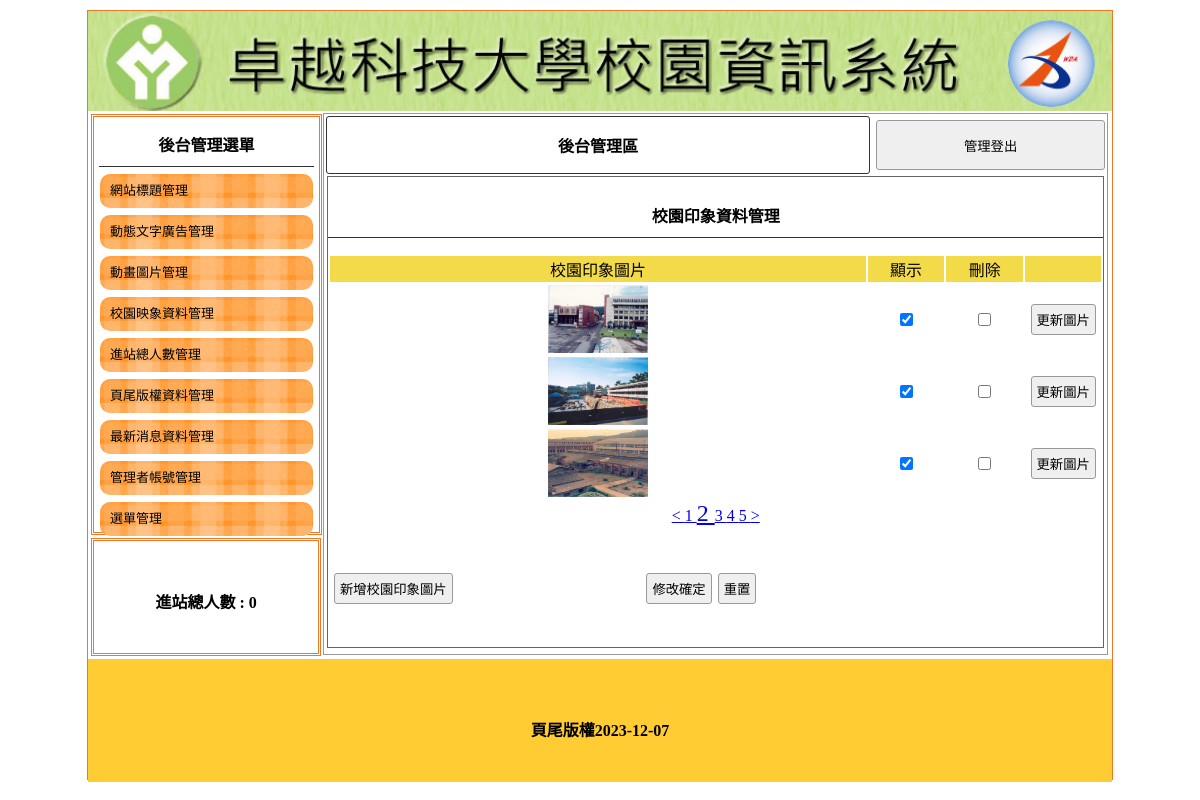
The page /back.php?do=image&p=2 on the database its author committed.
### tables this page shows
CREATE TABLE `titles` (
  `id` int(10) UNSIGNED NOT NULL,
  `img` text NOT NULL,
  `text` text NOT NULL,
  `sh` tinyint(4) NOT NULL
);

CREATE TABLE `total` (
  `id` int(10) NOT NULL,
  `total` int(10) NOT NULL DEFAULT 0
);

CREATE TABLE `image` (
  `id` int(10) UNSIGNED NOT NULL,
  `img` text NOT NULL,
  `sh` int(1) UNSIGNED NOT NULL
);

CREATE TABLE `bottom` (
  `id` int(10) NOT NULL,
  `bottom` text NOT NULL
);

### api/db.php (called while the page is built, shortened)
<?php
class DB
{
    protected $dsn = "mysql:host=localhost;charset=utf8;dbname=db03";
    protected $pdo;
    protected $table;
    function __construct($table)
    {
        $this->table = $table;
        $this->pdo = new PDO($this->dsn, 'root', '');
    }
    function all($where = '', $other = '')
    {
        if (isset($this->table) && !empty($this->table)) {
            $sql = "select * from `$this->table` ";
            $sql = $this->sql_all($sql, $where, $other);
            return $this->pdo->query($sql)->fetchAll(PDO::FETCH_ASSOC);
        }
    }
    function math($math, $col, $where = '', $other = '')
    {
        switch ($math) {
            case 'count':
                $sql = "select count(`$col`) from `$this->table` ";
                break;
        }
        $sql = $this->sql_all($sql, $where, $other);
        return $this->pdo->query($sql)->fetchColumn();
    }
    function find($where)
    {
        $sql = "select * from $this->table ";
        if (is_array($where)) {
            $tmp = $this->a2s($where);
            $sql .= " where " . join(" && ", $tmp);
        } elseif (is_numeric($where)) {
            $sql .= " where `id`=" . $where;
        }
        return $this->pdo->query($sql)->fetch(PDO::FETCH_ASSOC);
    }
    private function a2s($where)
    {
        foreach ($where as $key => $val) {
            $tmp[] = "`$key`='$val'";
        }
        return $tmp;
    }
    private function sql_all($sql, $where, $other)
    {
        if (is_array($where)) {
            if (!empty($where)) {
                $sql .= " where " . join(" && ", $this->a2s($where));
            }
        } else {
            $sql .= $where;
        }
        $sql .= $other;
        return $sql;
    }
}
$Total = new DB('total');
$Bottom = new DB('bottom');
$Title = new DB('titles');
if (isset($_GET['do'])) {
    $DB = ${ucfirst($_GET['do'])};
} else {
    $DB = $Title;
}

### back/image.php (the view, shortened to what this page needs)
<div style="width:99%; height:87%; margin:auto; overflow:auto; border:#666 1px solid;">
    <p class="t cent botli">校園印象資料管理</p>
    <form method="post" target="back" action="./api/edit.php">
        <table width="100%" style="text-align:center">
            <tbody>
                <tr class="yel">
                    <td width="70%">校園印象圖片</td>
                    <td width="10%">顯示</td>
                    <td width="10%">刪除</td>
                    <td></td>
                </tr>
                <?php
                $total = $DB->math('count', "id");
                $div = 3;
                $pages = ceil($total / $div);
                $now = $_GET['p'] ?? 1;
                $starts = ($now - 1) * $div;
                $rows = $DB->all(" limit $starts, $div");
                foreach ($rows as $row) {
                ?>
                <tr>
                    <td>
                        <img src="./img/<?= $row['img'] ?>" alt="" style="width:100px;height:68px">
                    </td>
                    <td><input type="checkbox" name="sh[]" value="<?= $row['id'] ?>"
                            <?= ($row['sh'] == 1) ? 'checked' : '' ?>></td>
                    <td><input type="checkbox" name="del[]" value="<?= $row['id'] ?>"></td>
                    <td><input type="button"
                            onclick="op('#cover','#cvr','./modal/upload.php?table=<?= $do ?>&id=<?= $row['id'] ?>')"
                            value="更新圖片"></td>
                </tr>
                <?php
                }
                ?>
            </tbody>
        </table>
        <div class="cent" style="display:block;">
            <?php
            if ($now > 1) {
                $prev = $now - 1;
                echo "<a href='?do=$do&p=$prev'> < </a>";
            }
            for ($i = 1; $i <= $pages; $i++) {
                $fontsize = ($now == $i) ? '24px' : '16px';
                echo "<a href='?do=$do&p=$i' style='font-size:$fontsize'> $i </a>";
            }
            if ($now < $pages) {
                $next = $now + 1;
                echo "<a href='?do=$do&p=$next'> > </a>";
            }
            ?>
        </div>
        <table style="margin-top:40px; width:70%;">
            <tbody>
                <tr>
                    <td width="200px"><input type="button"
                            onclick="op('#cover','#cvr','./modal/<?= $do ?>.php?table=<?= $do ?>')" value="新增校園印象圖片">
                    </td>
                    <td class="cent"><input type="submit" value="修改確定"><input type="reset" value="重置"></td>
                </tr>
            </tbody>
        </table>
    </form>
</div>

### back.php (shortened to what this page needs)
<?php include_once "./api/db.php" ?>
<!DOCTYPE html PUBLIC "-//W3C//DTD XHTML 1.0 Transitional//EN" "http://www.w3.org/TR/xhtml1/DTD/xhtml1-transitional.dtd">
<html xmlns="http://www.w3.org/1999/xhtml">
<head>
    <link href="./css/css.css" rel="stylesheet" type="text/css">
</head>
<body>
    <div id="main">
        <?php
        $title = $Title->find(['sh' => 1]);
        ?>
        <a title="<?= $title['text'] ?>" href="index.php">
            <div class="ti" style="background:url('./img/<?= $title['img'] ?>'); background-size:cover;"></div>
        </a>
        <div id="ms">
            <div id="lf" style="float:left;">
                <div id="menuput" class="dbor">
                    <span class="t botli">後台管理選單</span>
                    <a style="color:#000; font-size:13px; text-decoration:none;" href="?do=title">
                        <div class="mainmu">
                            網站標題管理 </div>
                    </a>
                    <a style="color:#000; font-size:13px; text-decoration:none;" href="?do=ad">
                        <div class="mainmu">
                            動態文字廣告管理 </div>
                    </a>
                    <a style="color:#000; font-size:13px; text-decoration:none;" href="?do=mvim">
                        <div class="mainmu">
                            動畫圖片管理 </div>
                    </a>
                    <a style="color:#000; font-size:13px; text-decoration:none;" href="?do=image">
                        <div class="mainmu">
                            校園映象資料管理 </div>
                    </a>
                    <a style="color:#000; font-size:13px; text-decoration:none;" href="?do=total">
                        <div class="mainmu">
                            進站總人數管理 </div>
                    </a>
                    <a style="color:#000; font-size:13px; text-decoration:none;" href="?do=bottom">
                        <div class="mainmu">
                            頁尾版權資料管理 </div>
                    </a>
                    <a style="color:#000; font-size:13px; text-decoration:none;" href="?do=news">
                        <div class="mainmu">
                            最新消息資料管理 </div>
                    </a>
                    <a style="color:#000; font-size:13px; text-decoration:none;" href="?do=admin">
                        <div class="mainmu">
                            管理者帳號管理 </div>
                    </a>
                    <a style="color:#000; font-size:13px; text-decoration:none;" href="?do=menu">
                        <div class="mainmu">
                            選單管理 </div>
                    </a>
                </div>
                <div class="dbor" style="margin:3px; width:95%; height:20%; line-height:100px;">
                    <span class="t">進站總人數 :
                        <?= $Total->find(1)['total'] ?> </span>
                </div>
            </div>
            <div class="di" style="height:540px; border:#999 1px solid; width:76.5%; margin:2px 0px 0px 0px; float:left; position:relative; left:20px;">
                <table width="100%">
                    <tbody>
                        <tr>
                            <td style="width:70%;font-weight:800; border:#333 1px solid; border-radius:3px;" class="cent"><a href="?do=admin" style="color:#000; text-decoration:none;">後台管理區</a>
                            </td>
                            <td><button onclick="document.cookie='user=';location.replace('?')" style="width:99%; margin-right:2px; height:50px;">管理登出</button></td>
                        </tr>
                    </tbody>
                </table>
                <?php
                $do = $_GET['do'] ?? "title";
                $file = "./back/{$do}.php";
                if (file_exists($file)) {
                    include $file;
                } else {
                    include "./back/title.php";
                }
                ?>
            </div>
        </div>
        <div style="width:1024px; left:0px; position:relative; background:#FC3; margin-top:4px; height:123px; display:block;">
            <span class="t" style="line-height:123px;"><?= $Bottom->find(1)['bottom'] ?></span>
        </div>
    </div>
</body>
</html>

### css/css.css (style rules this page uses)
body { padding: 0px; margin: 0px; }
#main { width: 1024px; height: 768px; margin: 10px auto 10px auto; border: #ee7728 1px solid; position: relative; }
.ti { width: 100%; height: 100px; position: relative; background-size: cover; background-repeat: no-repeat; }
.dbor { border: #ee7728 double 3px; margin: 1px; padding: 2px 10px 2px 10px; }
.t { font-weight: 800; display: block; text-align: center; padding: 10px 1px 10px 1px; }
.botli { border-bottom: #333 1px solid; }
.mainmu { position: relative; border-radius: 10px; background: url(../icons/menu.fw.png) center no-repeat; background-size: cover; line-height: 30px; padding: 2px 10px 2px 10px; margin: 7px 1px 7px 1px; }
#lf { height: 540px; width: 21%; display: inline-block; }
#menuput { width: 100%; height: 75%; position: relative; padding: 5px; display: block; margin: 3px; }
.di { display: inline-block; }
.cent { text-align: center; }
input, button { border: #999 1px solid; border-radius: 3px; background: #efefef; padding: 5px; margin: 3px; }
.yel td { background: #f3da49; text-align: center; }

### rows shown on the page
titles: img (picture)
total: total "0"
image: img (picture), sh "☑"
image: img (picture), sh "☑"
image: img (picture), sh "☑"
bottom: bottom "頁尾版權2023-12-07"
